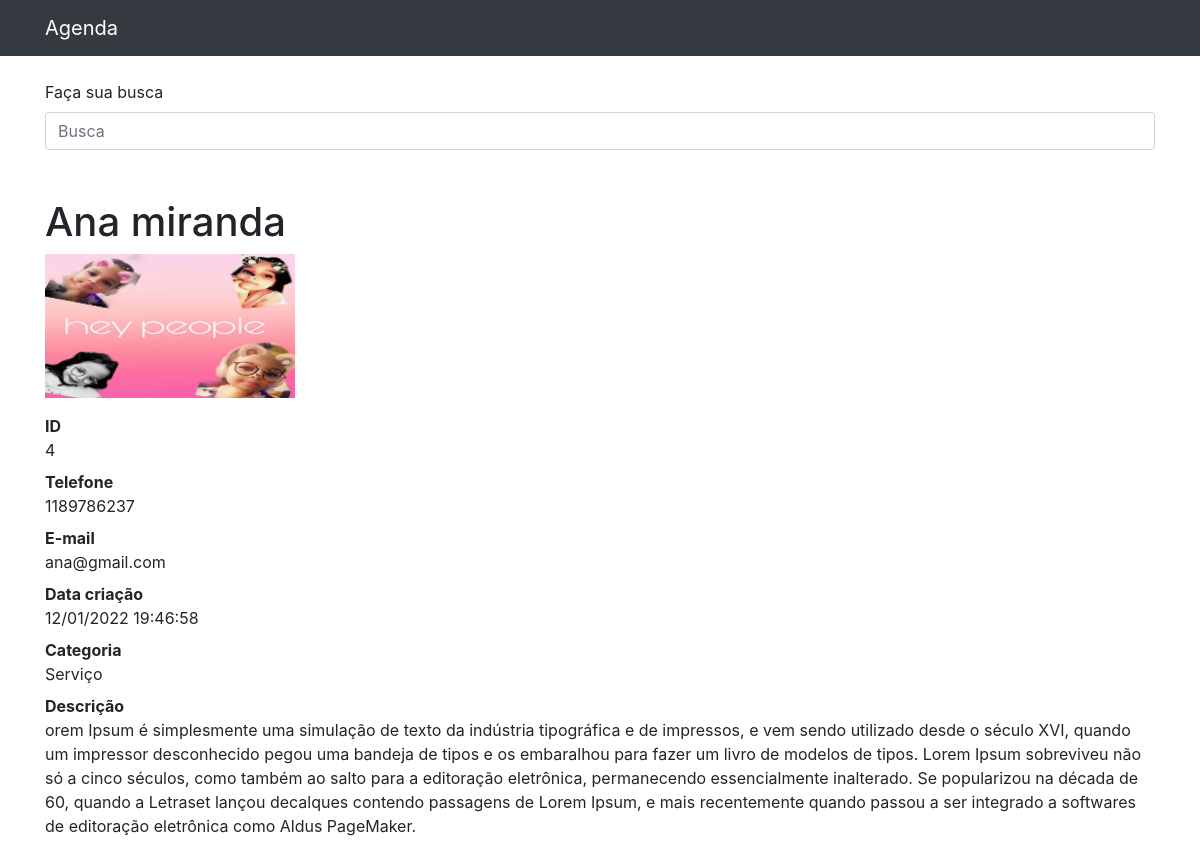
/4, run on the app's committed database.
### contatos/models.py (models this page shows, shortened)
class Contato(models.Model):
    nome = models.CharField(max_length=30)
    sobrenome = models.CharField(max_length=30, blank=True)
    telefone = models.CharField(max_length=10)
    email = models.CharField(max_length=30, blank=True)
    data_criacao = models.DateTimeField(default=timezone.now())
    descricao = models.TextField(blank=True)
    categoria = models.ForeignKey(Categoria, on_delete=models.DO_NOTHING)
    mostar = models.BooleanField(default=True)
    foto = models.ImageField(blank=True, upload_to='fotos/%Y/%m')

class Categoria(models.Model):
    nome = models.CharField(max_length=30)
    def __str__(self):
        return self.nome

### contatos/views.py (the view)
# urls.py: path('<int:id_contato>', views.show_contato, name='show_contato'),
def show_contato(request, id_contato):
    contato = get_object_or_404(Contato, id=id_contato)
    if not contato:
       raise  Http404()
    return render(request, 'contatos/show_contato.html', {
        'contato': contato
    })

### contatos/templates/contatos/show_contato.html
{% extends 'base.html' %}
{% block conteudo %}
        <h1 class="mt-5">{{contato.nome}} {{contato.sobrenome}}</h1>
        {% if contato.foto %}
          <p>
            <img src="{{contato.foto.url}}" style="max-width: 250px; height: auto">
          </p>
        {% endif %}
        <dl>
          <dt>ID</dt>
          <dd>{{contato.id}}</dd>
          <dt>Telefone</dt>
          <dd>{{contato.telefone}}</dd>
          <dt>E-mail</dt>
          <dd>{{contato.email}}</dd>
          <dt>Data criação</dt>
          <dd>{{contato.data_criacao|date:'d/m/Y H:i:s'}}</dd>
          <dt>Categoria</dt>
          <dd>{{contato.categoria}}</dd>
          <dt>Descrição</dt>
          <dd>
            {{contato.descricao}}
          </dd>
        </dl>
{% endblock %}

### data on the page
Contato: nome "Ana", sobrenome "miranda", foto (picture), id "4", telefone "1189786237", email "ana@gmail.com", data_criacao "12/01/2022 19:46:58", categoria "Serviço", descricao "orem Ipsum é simplesmente uma simulação de texto da indústria tipográfica e de impressos, e vem sendo utilizado desde o século XVI, quando um impressor desconhecido pegou uma bandeja de tipos e os embaralhou para fazer um livro de modelos de tipos. Lorem Ipsum sobreviveu não só a cinco séculos, como também ao salto para a editoração eletrônica, permanecendo essencialmente inalterado. Se popularizou na década de 60, quando a Letraset lançou decalques contendo passagens de Lorem Ipsum, e mais recentemente quando passou a ser integrado a softwares de editoração eletrônica como Aldus PageMaker."
